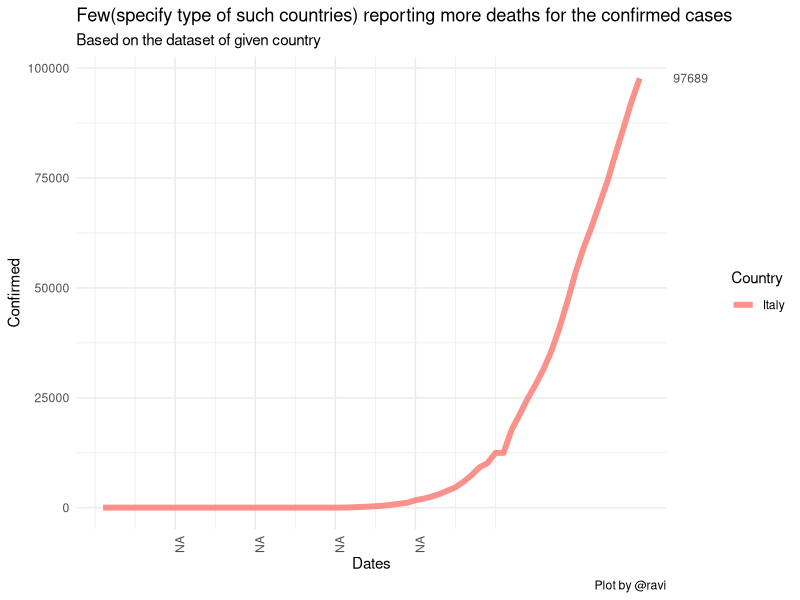

The R script that drew this image: (Note: this script raises an error after producing the figure.)
#####  LIBRARIES  #####

# Setting the working directory
setwd("~/Documents/A-tracking-of-2019-nCoV/COVID-19/")

#library(ggplot2)   # gg menns ->   grammer of graphics
library(tidyverse)
library(lattice)
library(plyr) # used to calculate the average weight of each group 

#------------------------------------------------------------------------#

### Loading files ###

Confirmed = read.csv("ready_to_use/COVID-19/Confirmed.csv")
Deaths = read.csv("ready_to_use/COVID-19/Deaths.csv")
Recovered = read.csv("ready_to_use/COVID-19/Recovered.csv")


countryWise.bulk.summary = read.csv("ready_to_use/COVID-19/Mixed/countryWise_bulk_summary.csv")
# train on 80% dates, test on 20%
dateWise.bulk.summary = read.csv("ready_to_use/COVID-19/Mixed/dateWise_bulk_summary.csv")


Four.daily.Confirmed = read.csv("ready_to_use/COVID-19/FOUR/Four_daily_Confirmed.csv")
Four.daily.Deaths = read.csv("ready_to_use/COVID-19/FOUR/Four_daily_Deaths.csv")
Four.daily.Recovered = read.csv("ready_to_use/COVID-19/FOUR/Four_daily_Recovered.csv")
Four.Summary = read.csv("ready_to_use/COVID-19/FOUR/Four_Summary.csv")

Four.dataset.locationWise = read.csv("ready_to_use/COVID-19/FOUR/Four_dataset_locationWise.csv")
Four.dataset.dateWise = read.csv("ready_to_use/COVID-19/FOUR/Four_dataset_dateWise.csv")

#---------------------------------------------------------------#
### Functions ###


# Cases daily

# further last date could be passed
confirmed.till.date = function(cName, yesORno = FALSE) {
  
  
  countryWise.bulk.summary.country = countryWise.bulk.summary[
    which(str_detect(countryWise.bulk.summary$Country,
                     cName,
                     negate = yesORno)),
    ]
  
  #####################################################
  
  d <- countryWise.bulk.summary.country %>% 
    as_tibble()
  
  d_ends <- countryWise.bulk.summary.country %>% 
    group_by(Country) %>% 
    top_n(1, Day) %>% 
    pull(Confirmed)    # col can be changed
  
  temp = as.character(countryWise.bulk.summary$Date[1:nlevels(countryWise.bulk.summary$Date)])
  new = c(temp[10], temp[20], temp[30], temp[40])
  
  d %>% 
    ggplot(aes(Day, Confirmed, color = Country)) +
    geom_line(size = 2, alpha = .8) +
    theme_minimal() +
    scale_x_continuous(label = new, breaks = c(10, 20, 30, 40)) +
    scale_y_continuous(sec.axis = sec_axis(~ ., breaks = d_ends)) +
    theme(axis.text.x = element_text(angle = 90, hjust = 1)) +
    ggtitle("Few(specify type of such countries) reporting more deaths for the confirmed cases",
            subtitle = "Based on the dataset of given country") +
    labs(x = "Dates", y = "Confirmed", caption = "Plot by @ravi")
  
}

deaths.till.date = function(cName, yesORno = FALSE) {
  
  
  countryWise.bulk.summary.country = countryWise.bulk.summary[
    which(str_detect(countryWise.bulk.summary$Country,
                     cName,
                     negate = yesORno)),
    ]
  
  #####################################################
  
  d <- countryWise.bulk.summary.country %>% 
    as_tibble()
  
  d_ends <- countryWise.bulk.summary.country %>% 
    group_by(Country) %>% 
    top_n(1, Day) %>% 
    pull(Deaths)    # col can be changed
  
  temp = as.character(countryWise.bulk.summary$Date[1:nlevels(countryWise.bulk.summary$Date)])
  new = c(temp[10], temp[20], temp[30], temp[40])
  
  d %>% 
    ggplot(aes(Day, Deaths, color = Country)) +
    geom_line(size = 2, alpha = .8) +
    theme_minimal() +
    scale_x_continuous(label = new, breaks = c(10, 20, 30, 40)) +
    scale_y_continuous(sec.axis = sec_axis(~ ., breaks = d_ends)) +
    theme(axis.text.x = element_text(angle = 90, hjust = 1)) +
    ggtitle("Few(specify type of such countries) reporting more deaths for the confirmed cases",
            subtitle = "Based on the dataset of given country") +
    labs(x = "Dates", y = "Deaths", caption = "Plot by @ravi")
  
}

recovery.till.date = function(cName, yesORno = FALSE) {
  
  
  countryWise.bulk.summary.country = countryWise.bulk.summary[
    which(str_detect(countryWise.bulk.summary$Country,
                     cName,
                     negate = yesORno)),
    ]
  
  #####################################################
  
  d <- countryWise.bulk.summary.country %>% 
    as_tibble()
  
  d_ends <- countryWise.bulk.summary.country %>% 
    group_by(Country) %>% 
    top_n(1, Day) %>% 
    pull(Recovered)    # col can be changed
  
  temp = as.character(countryWise.bulk.summary$Date[1:nlevels(countryWise.bulk.summary$Date)])
  new = c(temp[10], temp[20], temp[30], temp[40])
  
  d %>% 
    ggplot(aes(Day, Recovered, color = Country)) +
    geom_line(size = 2, alpha = .8) +
    theme_minimal() +
    scale_x_continuous(label = new, breaks = c(10, 20, 30, 40)) +
    scale_y_continuous(sec.axis = sec_axis(~ ., breaks = d_ends)) +
    theme(axis.text.x = element_text(angle = 90, hjust = 1)) +
    ggtitle("Few(specify type of such countries) reporting more deaths for the confirmed cases",
            subtitle = "Based on the dataset of given country") +
    labs(x = "Dates", y = "Recovered", caption = "Plot by @ravi")
  
}


# for world data
till.date = function(yAxis, dataSet, cName = c("Hubei", "World", "China", "Diamond Princess"), yesORno = FALSE) {
  
  get(dataSet) -> plotFrom
  
  plotFrom = plotFrom[
    which(str_detect(plotFrom$Location,
                     cName,
                     negate = yesORno)),
  ]
  
  #####################################################
  
  d <- plotFrom %>% 
    as_tibble()
  
  d_ends <- plotFrom %>% 
    group_by(Location) %>% 
    top_n(1, Day) %>% 
    pull(yAxis)    # col can be changed to    ---------->    yAxis
  
  temp = as.character(plotFrom$Date[1:nlevels(plotFrom$Date)])
  new = c(temp[10], temp[20], temp[30], temp[40])
  
  d %>% 
    ggplot(aes(Day, Recovered, color = Location)) +
    geom_line(size = 2, alpha = .8) +
    theme_minimal() +
    scale_x_continuous(label = new, breaks = c(10, 20, 30, 40)) +
    scale_y_continuous(sec.axis = sec_axis(~ ., breaks = d_ends)) +
    theme(axis.text.x = element_text(angle = 90, hjust = 1)) +
    ggtitle("Hubei, China(except Hubei) & World polt, on the daily basis.",
            subtitle = "Based on the summary dataset") +
    labs(x = "Dates", y = yAxis, caption = "Plot by @ravi")
  
}

till.date.Confirmed = function(lName = c("Hubei", "World", "China", "Diamond Princess"), yesORno = FALSE) {
  
  
  locationWise.bulk.summary.Four = Four.dataset.locationWise[
    which(str_detect(Four.dataset.locationWise$Location,
                     lName,
                     negate = yesORno)),
    ]
  
  #####################################################
  
  d <- locationWise.bulk.summary.Four %>% 
    as_tibble()
  
  d_ends <- locationWise.bulk.summary.Four %>% 
    group_by(Location) %>% 
    top_n(1, Day) %>% 
    pull(Confirmed)    # col can be changed
  
  temp = as.character(Four.dataset.locationWise$Date[1:nlevels(Four.dataset.locationWise$Date)])
  new = c(temp[10], temp[20], temp[30], temp[40])
  
  d %>% 
    ggplot(aes(Day, Confirmed, color = Location)) +
    geom_line(size = 2, alpha = 0.8) +
    theme_minimal() +
    scale_x_continuous(label = new, breaks = c(10, 20, 30, 40)) +
    scale_y_continuous(sec.axis = sec_axis(~ ., breaks = d_ends)) +
    theme(axis.text.x = element_text(angle = 90, hjust = 1)) +
    ggtitle("Few(specify type of such countries) reporting more deaths for the confirmed cases",
            subtitle = "Based on the dataset of given country") +
    labs(x = "Dates", y = "Confirmed", caption = "Plot by @ravi")
  
}

till.date.Deaths = function(lName = c("Hubei", "World", "China", "Diamond Princess"), yesORno = FALSE) {
  
  
  locationWise.bulk.summary.Four = Four.dataset.locationWise[
    which(str_detect(Four.dataset.locationWise$Location,
                     lName,
                     negate = yesORno)),
    ]
  
  #####################################################
  
  d <- locationWise.bulk.summary.Four %>% 
    as_tibble()
  
  d_ends <- locationWise.bulk.summary.Four %>% 
    group_by(Location) %>% 
    top_n(1, Day) %>% 
    pull(Deaths)    # col can be changed
  
  temp = as.character(Four.dataset.locationWise$Date[1:nlevels(Four.dataset.locationWise$Date)])
  new = c(temp[10], temp[20], temp[30], temp[40])
  
  d %>% 
    ggplot(aes(Day, Deaths, color = Location)) +
    geom_line(size = 2, alpha = 0.8) +
    theme_minimal() +
    scale_x_continuous(label = new, breaks = c(10, 20, 30, 40)) +
    scale_y_continuous(sec.axis = sec_axis(~ ., breaks = d_ends)) +
    theme(axis.text.x = element_text(angle = 90, hjust = 1)) +
    ggtitle("Few(specify type of such countries) reporting more deaths for the confirmed cases",
            subtitle = "Based on the dataset of given country") +
    labs(x = "Dates", y = "Deaths", caption = "Plot by @ravi")
  
}

till.date.Recovered = function(lName = c("Hubei", "World", "China", "Diamond Princess"), yesORno = FALSE) {
  
  
  locationWise.bulk.summary.Four = Four.dataset.locationWise[
    which(str_detect(Four.dataset.locationWise$Location,
                     lName,
                     negate = yesORno)),
    ]
  
  #####################################################
  
  d <- locationWise.bulk.summary.Four %>% 
    as_tibble()
  
  d_ends <- locationWise.bulk.summary.Four %>% 
    group_by(Location) %>% 
    top_n(1, Day) %>% 
    pull(Recovered)    # col can be changed
  
  temp = as.character(Four.dataset.locationWise$Date[1:nlevels(Four.dataset.locationWise$Date)])
  new = c(temp[10], temp[20], temp[30], temp[40])
  
  d %>% 
    ggplot(aes(Day, Recovered, color = Location)) +
    geom_line(size = 2, alpha = 0.8) +
    theme_minimal() +
    scale_x_continuous(label = new, breaks = c(10, 20, 30, 40)) +
    scale_y_continuous(sec.axis = sec_axis(~ ., breaks = d_ends)) +
    theme(axis.text.x = element_text(angle = 90, hjust = 1)) +
    ggtitle("Few(specify type of such countries) reporting more deaths for the confirmed cases",
            subtitle = "Based on the dataset of given country") +
    labs(x = "Dates", y = "Recovered", caption = "Plot by @ravi")
  
}
#---------------------------------------------------------------#


#######  VISUALIZATIONS  ########


#################################
#########  Line Plots  ##########
#################################


############### day wise
confirmed.till.date("Italy")
confirmed.till.date(c("Italy", "South Korea", "Hong Kong"))

deaths.till.date("South Korea")
deaths.till.date(c("Italy", "South Korea", "Hong Kong"))

recovery.till.date("China")
recovery.till.date(c("Italy", "South Korea", "Hong Kong"))



########################
## a Histogram or Bar plot will be better for --> Four.dataset.locationWise
View(Four.dataset.locationWise)

# Lines
till.date.Confirmed(c("Hubei", "China"))
till.date.Deaths("Hubei", T)
till.date.Recovered()

###########################################################################





#################################
#########  Histigrams  ##########
#################################

# 1) Active / Closed cases  (World)
View(Four.dataset.locationWise)
world = Four.dataset.locationWise[which(str_detect(Four.dataset.locationWise$Location, "World")),]
world.df = data.frame(
  Day = c(rep(world$Day, 2)),
  Date = c(rep(as.Date(world$Date), 2)),
  "Case Status" = factor(c(rep("Active", nrow(world)), rep("Closed", nrow(world))), levels = c("Active", "Closed")),
  Numbers = c(world$Active.Cases, world$Closed.Cases)
)

# Change line type
mean.caseWise <- ddply(world.df, "Case.Status", summarise, grp.mean=mean(Numbers))
head(mean.caseWise)

ggplot(world.df, aes(x=Numbers, color=Case.Status)) +
  geom_histogram(binwidth = 2500, fill="white", alpha=0.5, position="dodge") +
  geom_vline(data=mean.caseWise, aes(xintercept = grp.mean, color = Case.Status), linetype = "dashed") +
  theme(legend.position = "top") +scale_color_grey() + theme_classic() +
  theme(legend.position="top")


ggplot(world.df, aes(x=Numbers, color=Case.Status)) +
  geom_histogram(binwidth = 2500, fill = "white", position = "dodge") +
  geom_vline(data=mean.caseWise, aes(xintercept = grp.mean, color = Case.Status),
             linetype = "dashed") +
  scale_color_brewer(palette="Paired") +
  theme_classic()+theme(legend.position="top")


ggplot(world.df, aes(x=Numbers, color=Case.Status, fill=Case.Status)) +
  geom_histogram(binwidth = 3500, aes(y=..density..), position="identity", alpha=0.5)+
  geom_density(alpha=0.6)+
  geom_vline(data=mu, aes(xintercept=grp.mean, color=Case.Status),
             linetype="dashed")+
  scale_color_manual(values=c("#999999", "#E69F00", "#56B4E9"))+
  scale_fill_manual(values=c("#999999", "#E69F00", "#56B4E9"))+
  labs(title="Cases histogram plot",x="Cases", y = "Density")+
  theme_classic()






